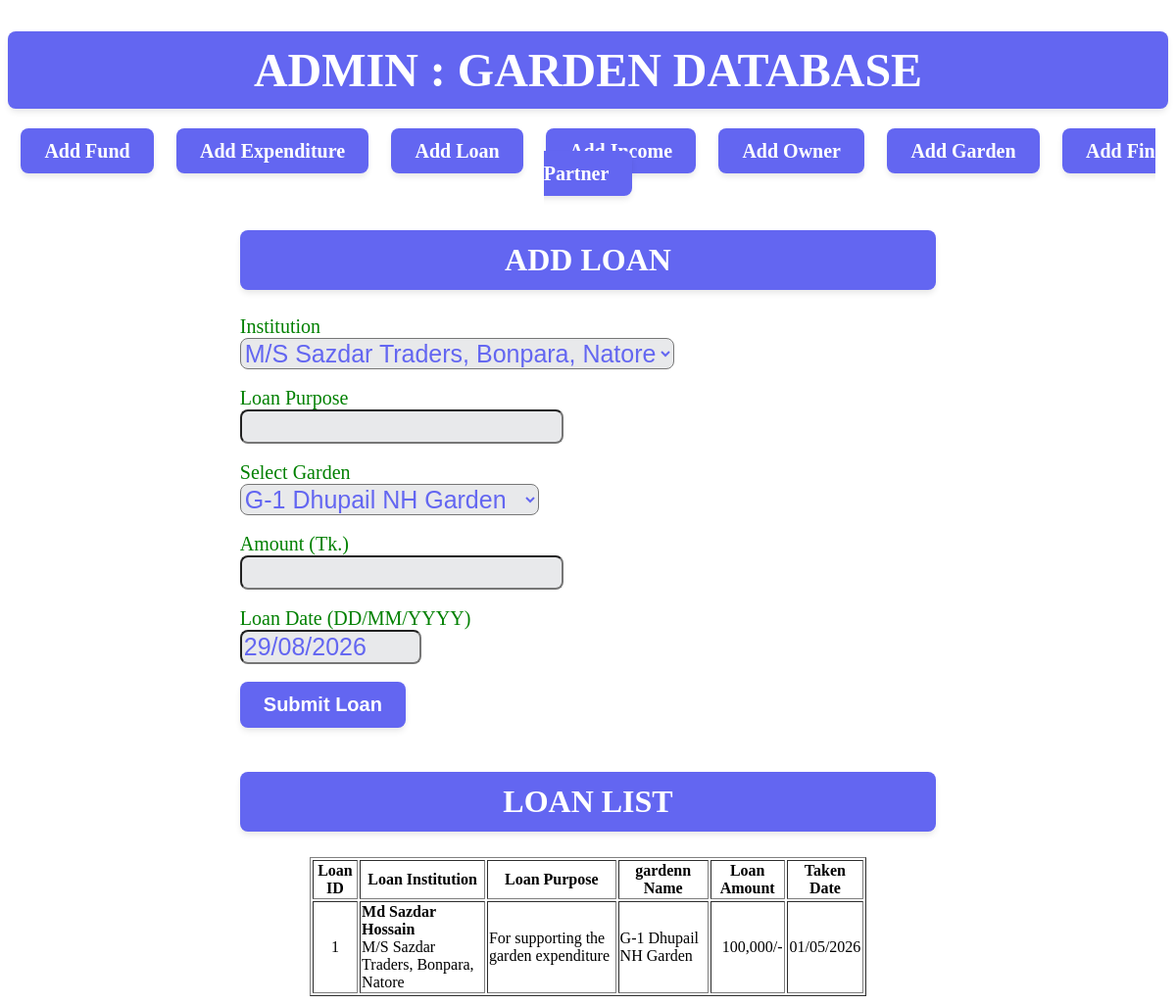
Page /admin.php?task=add_loan on the committed database.
### tables this page shows
CREATE TABLE `loan` (
  `loan_id` int(10) UNSIGNED NOT NULL,
  `loan_inst` varchar(100) NOT NULL,
  `loan_purpose` varchar(100) NOT NULL,
  `garden_id` int(10) NOT NULL,
  `loan_amount` int(10) NOT NULL,
  `loan_date` varchar(20) NOT NULL
);

CREATE TABLE `fin_partner` (
  `partner_id` int(10) UNSIGNED NOT NULL,
  `partner_name` varchar(50) NOT NULL,
  `partner_inst` varchar(100) NOT NULL,
  `partner_photo` varchar(50) NOT NULL,
  `garden_index` varchar(100) DEFAULT ''
);

CREATE TABLE `gardenindex` (
  `garden_id` int(10) UNSIGNED NOT NULL,
  `garden_name` varchar(100) NOT NULL
);

### admin.php (the view, shortened to what this page needs)
<?php
	require_once('db_config.php');
?>
<!DOCTYPE html>
<html>
<head>
</head>
<body>
	<div id="menu_div">
		<h1 class="sub-head" style="font-size:3em;" >Admin : Garden Database</h1>
		<h3><a class="pretty-btn" href="?task=add_fund">Add Fund</a> &nbsp; &nbsp; <a class="pretty-btn" href="?task=add_exp">Add Expenditure</a> &nbsp; &nbsp; <a class="pretty-btn" href="?task=add_loan">Add Loan</a> &nbsp; &nbsp; <a class="pretty-btn" href="?task=add_income">Add Income</a> &nbsp; &nbsp; <a class="pretty-btn" href="?task=add_owner">Add Owner</a> &nbsp; &nbsp; <a class="pretty-btn" href="?task=add_garden">Add Garden</a> &nbsp; &nbsp; <a class="pretty-btn" href="?task=add_fin_partner">Add Fin Partner</a></h3>
	</div>
	<div id="main">
		<div id="left">
		</div>
		<div id="center">
			<?php
				if(isset($_GET['task']))
				{
					if($_GET['task'] == "add_fund")
					{
						$_SESSION['token'] = rand(100, 1000);
					?>
						<h2 class="sub-head">Add Fund</h2>
						<form action="<?php echo $_SERVER['PHP_SELF']; ?>" method="post">
							<label>Select Partner</label><br>
							<select name="partner_fund">
								<?php
									$sql = 'SELECT owner_id, owner_name FROM owner';
									$stmt = $conn->query($sql);
									while($row = $stmt->fetch())
									{
								?>
									<option value="<?php echo $row['owner_id']; ?>" size="50"><?php echo $row['owner_name']; ?></option>
								<?php
									}
								?>
							</select><br><br>
							<label>Select Garden</label><br>
							<select name="garden_fund">
								<?php
									$sql = 'SELECT garden_id, garden_name FROM gardenindex';
									$stmt = $conn->query($sql);
									while($row = $stmt->fetch())
									{
								?>
									<option value="<?php echo $row['garden_id']; ?>" size="50"><?php echo $row['garden_name']; ?></option>
								<?php
									}
								?>
							</select><br><br>
							<label>Amount (Tk.)</label><br>
							<input type="number" name="fund_amount" size="10"><br><br>
							<input type="hidden" name="default_fund_amount" value="<?php echo $_SESSION['token']; ?>">
							<label>Deposit Date (DD/MM/YYYY)</label><br>
							<input type="text" name="fund_date" size="10" value="<?php echo date('d/m/Y'); ?>"><br><br>
							<input class="pretty-btn" type="submit" name="add_fund_submit" value="Submit Fund"><br><br>
						</form>
						<h2 class="sub-head">Fund List</h2>
						<table width="80%" border="1" align="center">
							<tr>
								<th>Fund ID</th>
								<th>Owner Paid</th>
								<th>Garden Name</th>
								<th>Paid Amount</th>
								<th>Paid Date</th>
							</tr>
							<?php
								$sql = 'SELECT
											f.fund_id,
											f.owner_id,
											o.owner_name,
											f.garden_id,
											g.garden_name,
											f.fund_amount,
											f.fund_date
										FROM fund f
										LEFT JOIN owner o ON f.owner_id = o.owner_id
										LEFT JOIN gardenindex g ON f.garden_id = g.garden_id;';
								$stmt = $conn->query($sql);
								while($row = $stmt->fetch())
								{
									echo '<tr>';
									echo '<td style="text-align:center;">' . $row['fund_id'] . '</td>';
									echo '<td style="text-align:left;">' . $row['owner_name'] . '</td>';
									echo '<td style="text-align:left;">' . $row['garden_name'] . '</td>';
									echo '<td style="text-align:right;">' . number_format($row['fund_amount'], 0, '.', ',') . '/-</td>';
									echo '<td style="text-align:center;">' . $row['fund_date'] . '</td>';
									echo '</tr>';
								}
							?>
						</table>
					<?php
					}
					else if($_GET['task'] == "add_loan")
					{
					?>
						<h2 class="sub-head">Add Loan</h2>
						<form action="<?php echo $_SERVER['PHP_SELF']; ?>" method="post">
							<label>Institution</label><br>
							<select name="loan_inst">
								<?php
									$sql = 'SELECT partner_id, partner_inst FROM fin_partner';
									$stmt = $conn->query($sql);
									while($row = $stmt->fetch())
									{
								?>
									<option value="<?php echo $row['partner_id']; ?>" size="50"><?php echo $row['partner_inst']; ?></option>
								<?php
									}
								?>
							</select><br><br>
							<label>Loan Purpose</label><br>
							<input type="text" name="loan_purpose"><br><br>
							<label>Select Garden</label><br>
							<select name="garden_loan">
								<?php
									$sql = 'SELECT garden_id, garden_name FROM gardenindex';
									$stmt = $conn->query($sql);
									while($row = $stmt->fetch())
									{
								?>
									<option value="<?php echo $row['garden_id']; ?>" size="50"><?php echo $row['garden_name']; ?></option>
								<?php
									}
								?>
							</select><br><br>
							<label>Amount (Tk.)</label><br>
							<input type="number" name="loan_amount" size="10"><br><br>
							<label>Loan Date (DD/MM/YYYY)</label><br>
							<input type="text" name="loan_date" size="10" value="<?php echo date('d/m/Y'); ?>"><br><br>
							<input class="pretty-btn" type="submit" name="add_loan_submit" value="Submit Loan"><br><br>
						</form>
						<h2 class="sub-head">Loan List</h2>
						<table width="80%" border="1" align="center">
							<tr>
								<th>Loan ID</th>
								<th>Loan Institution</th>
								<th>Loan Purpose</th>
								<th>gardenn Name</th>
								<th>Loan Amount</th>
								<th>Taken Date</th>
							</tr>
							<?php
								$sql = 'SELECT
											l.loan_id,
											l.loan_inst,
											f.partner_inst,
											f.partner_name,
											l.loan_purpose,
											l.garden_id,
											g.garden_name,
											l.loan_amount,
											l.loan_date
										FROM loan l
										LEFT JOIN fin_partner f ON l.loan_inst = f.partner_id
										LEFT JOIN gardenindex g ON l.garden_id = g.garden_id;';
								$stmt = $conn->query($sql);
								while($row = $stmt->fetch())
								{
									echo '<tr>';
									echo '<td style="text-align:center;">' . $row['loan_id'] . '</td>';
									echo '<td style="text-align:left;"><b>' . $row['partner_name'] . '</b><br>' . $row['partner_inst'] . '</td>';
									echo '<td style="text-align:left;">' . $row['loan_purpose'] . '</td>';
									echo '<td style="text-align:left;">' . $row['garden_name'] . '</td>';
									echo '<td style="text-align:right;">' . number_format($row['loan_amount'], 0, '.', ',') . '/-</td>';
									echo '<td style="text-align:center;">' . $row['loan_date'] . '</td>';
									echo '</tr>';
								}
							?>
						</table>
					<?php
					}
				}
			?>
		</div>
		<div id="right">
		</div>
	</div>
</body>
</html>

### admin.php (style rules this page uses)
#menu_div { text-align:center; }
#main { display:flex; }
#left { width:20%; }
#center { width:60%; }
#right { width:20%; }
form label { font-size:20px; color:green; }
form input { font-size:25px; background:#E8E9EB; color:#6366f1; border-radius: 8px; }
form select { font-size:25px; background:#E8E9EB; color:#6366f1; border-radius: 8px; }
form select option { font-size:25px; background:#E8E9EB; color:#6366f1; border-radius: 8px; }
a { text-decoration:none; }
.pretty-btn { background-color: #6366f1; color: white; padding: 12px 24px; border: none; border-radius: 8px; font-size: 20px; font-weight: 600; cursor: pointer; transition: all 0.3s ease; box-shadow: 0 4px 6px -1px rgba(0, 0, 0, 0.1); }
.sub-head { background-color: #6366f1; color: white; text-align:center; text-transform:uppercase; padding: 12px 24px; border: none; border-radius: 8px; font-size: 2em; font-weight: 600; transition: all 0.3s ease; box-shadow: 0 4px 6px -1px rgba(0, 0, 0, 0.1); }

### rows in the picture
loan: loan_id "1", fin_partner.partner_name "Md Sazdar Hossain", fin_partner.partner_inst "M/S Sazdar Traders, Bonpara, Natore", loan_purpose "For supporting the garden expenditure", garden.garden_name "G-1 Dhupail NH Garden", loan_amount "100,000", loan_date "01/05/2026"

### other values in the picture
form field loan_inst "M/S Sazdar Traders, Bonpara, Natore"
form field garden_loan "G-1 Dhupail NH Garden"
